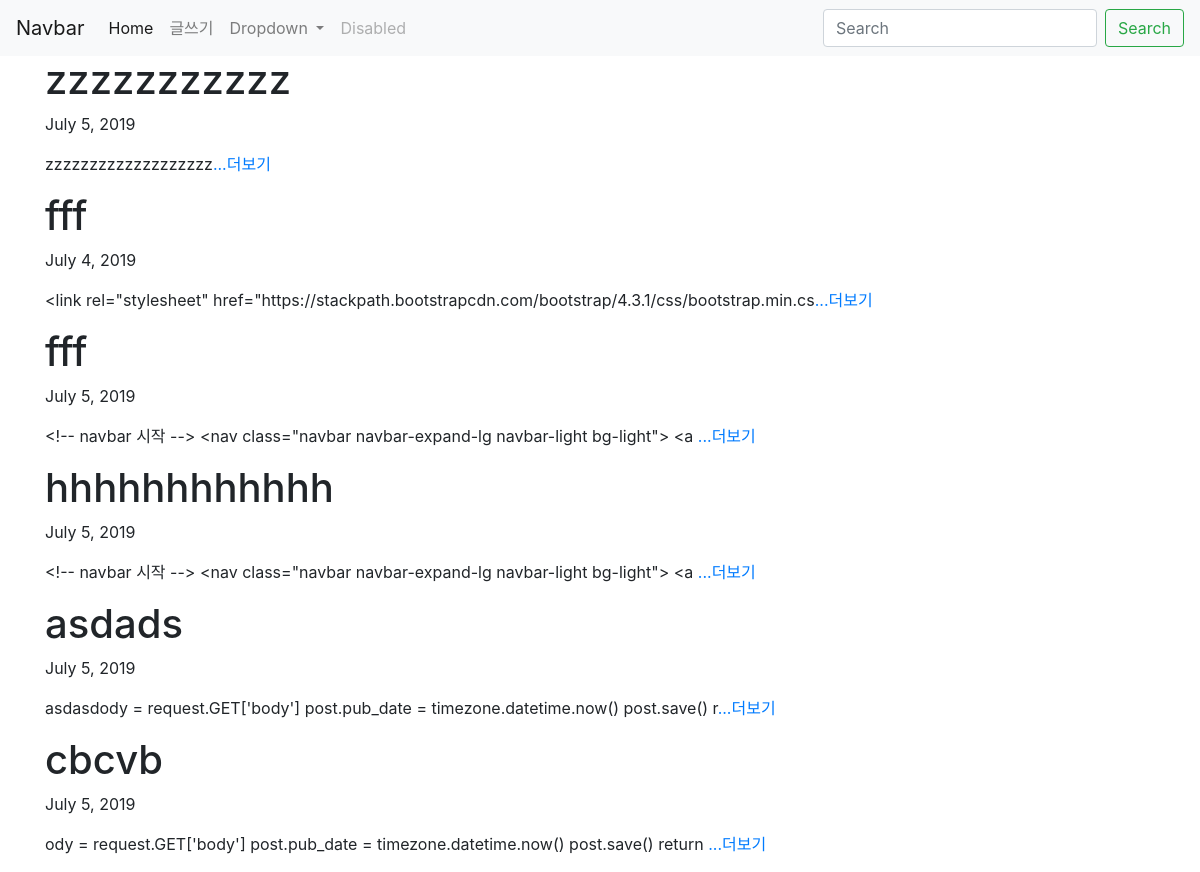
Before: / with the older database file.
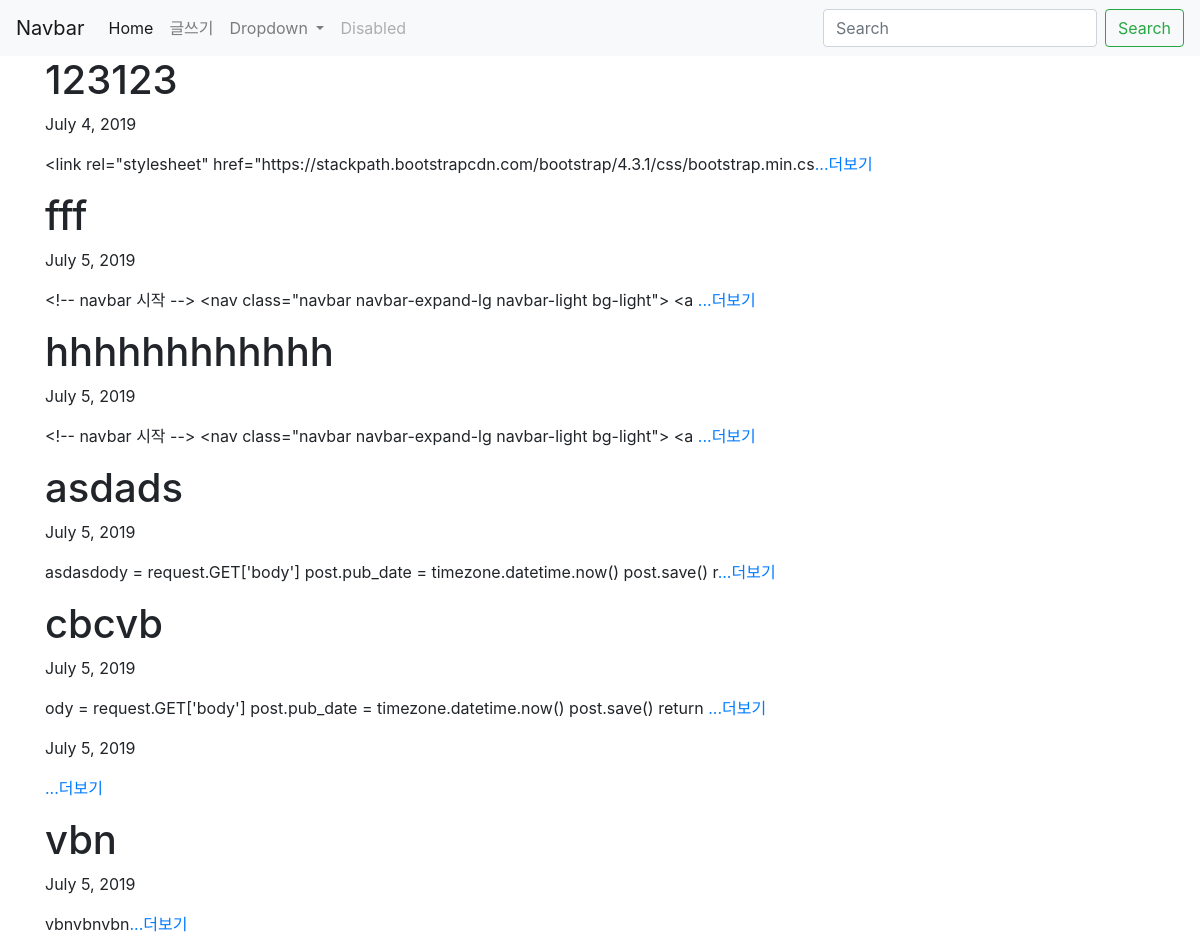
After: the same page with the newer database file.
### app_board/models.py (models this page shows, shortened)
class Board(models.Model) :
    title = models.CharField(max_length = 200)
    pub_date = models.DateField('date published')
    body = models.TextField()
    def summary(self) :
        return self.body[:100]

### app_board/views.py (the view)
# urls.py: 2. Add a URL to urlpatterns:  path('', views.home, name='home')
def home(request) :
    boards = Board.objects #admin의 Board안의 데이터들을 boards라는 변수에 담음
    return render(request, 'home.html', {'posts': boards})

### app_board/templates/home.html
{% extends 'base.html' %}
{% block content %}
    {% for post in posts.all %}
        <h1>{{ post.title }}</h1>
        <p>{{ post.pub_date }}</p>
        <p>{{ post.summary }}<a href="{% url 'detail' post.id %}">...더보기</a></p>
    {% endfor %}
{% endblock %}

Changed rows visible on the page:
removed Board: title "zzzzzzzzzzz", pub_date "July 5, 2019", summary "zzzzzzzzzzzzzzzzzzz"
changed Board "July 4, 2019": title "fff" → "123123"
added Board: pub_date "July 5, 2019"
added Board: title "vbn", pub_date "July 5, 2019", summary "vbnvbnvbn"
